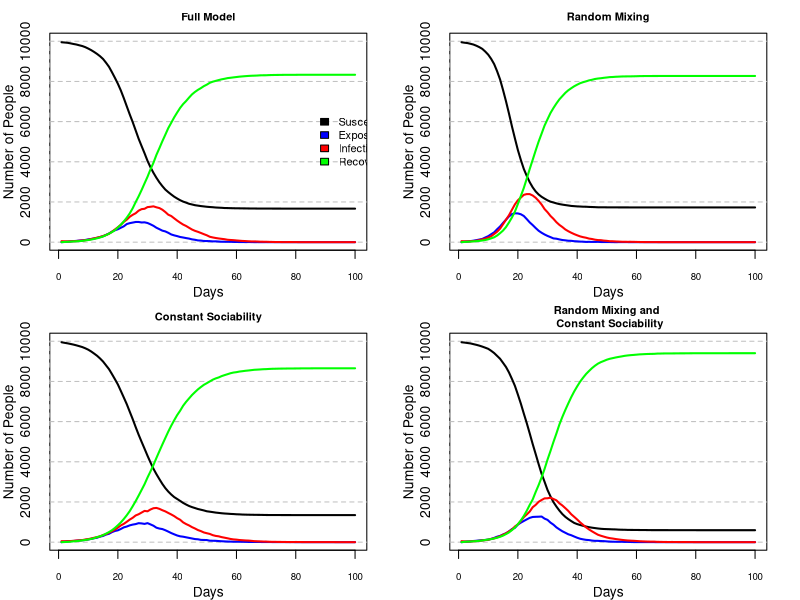

Generate this figure with R:
### Naoise Daly s2848034, Todd House s2809867, Cordelia Bryant s2798199 ###

# Todd worked primarily on get.link and nseir, improving logic
# Naoise built much of the main code structure
# Cordelia built the core plotting functionality
# We all collectively debugged, reviewed each others sections, and made improvements

#https://github.com/Cordelia-Ann/stats_programming_autumn2025/tree/Naoise-branch/Group_Project_2

prob_of_link <- function(i, j, b, n_c ){
  ## the probability of person i and person j meeting 
  # b   - the sociability parameters for the whole population
  # i,j - locations of person i and person j in b
  #       (j can be a vector of people)
  # n_c - mean number of contacts per person
  n = length(b)# population size
  top = n_c*b[i]*b[j]
  bottom =  (n-1)*(mean(b)^2)
  top/bottom
}

get_net <- function(beta, nc=15){
  # Randomly creates a regular contact network from the sociabilitiy parameters
  # of the population
  # beta - sociability values for the whole population
  # nc   - average number of contacts per person
  #
  # returns: a list, network, where network[i] are the regular contacts of person i
  
  n <- length(beta) #size of the population
  network <- vector("list",n)
  
  
  #person i only considers the indices greater than i
  #this avoids both i and j considering i<->j  which would double the chance of 
  # a link being created
  for (i in 1:(n-1)){
    #omit people that already considered creating a link with i
    potential_contacts = (i+1):n
    #omit members of the same household, taking h from the outside environment
    same_household = which(h == h[i])
    potential_contacts = potential_contacts[
      !(potential_contacts %in% same_household) ]
    #get the chance of contact between i and the potential contacts
    # using their sociabilities
    chance_of_contact = prob_of_link(i, potential_contacts, beta, nc)
    # with that probability i and j become regular contacts
    u <- runif(length(potential_contacts))
    contacts = potential_contacts[ u < chance_of_contact ]
    network[[i]] <- c( network[[i]], contacts  )
    # add person i into all of its contacts' contacts
    network[contacts] <- lapply(network[contacts], function(x) c(x, i) )
  }
  return( network )
}

nseir <- function(beta,h,alink,alpha=c(.1,.01,.01),delta=.2
                  ,gamma=.4,nc=15, nt = 100,pinf = .005){
  #Simulate the spread of an epidemic in a population under the SEIR model
  # beta  - sociability parameters for the whole population
  # h     - maps a person to their household
  # alink - a list containing the regular contacts for each individual
  # alpha - the chance of an infectious person infecting a suceptible
  #       -  household member, regular contact and person they randomly bump into,
  #          respectively
  # delta - chance person moves from Infectious to Recovered
  # gamma - chance person moves from Exposed to Infectious 
  # nc    - average number of regular contacts per person, used in random mixing
  # nt    - number of days to run the simulation for
  # pinf  - the proportion of the population that is Infectious initially
  #
  # Returns: a list with vectors S,E,I,R containing the containing the counts
  #         of people in each state each day, and a vector t storing the days
  
  n = length(beta) # population size
  S <- E <- I <- R <- rep(0, nt)
  # the state of each individual is recorded as 0/1/2/3 encoding S/E/I/R
  pop <- rep(0,n)
  # a random pinf proportion of the population start as infected,
  # the remainder are susceptible
  # if no-one starts out infected, this is a worthless simulation
  #so we hardcode at least one infection
  pop[sample(n, size = max(1, floor(n*pinf))) ] <- 2
  #record the first day
  S[1] <- sum(pop==0); I[1] <- sum(pop==2)
  # extract elements of alpha as explained above
  a_h <- alpha[1]; a_c <- alpha[2]; a_r <- alpha[3] 
  for (day in 2:nt){
    u <- runif(n) #coin 
    pop[ pop==2&u<delta ] <- 3 # I -> R
    pop[ pop==1&u<gamma ] <- 2 # E -> I
    
    currently_S <- which(pop==0); n_S <- length(currently_S)
    # each infectious person may infect the currently Susceptible
    for (infected in which(pop == 2)){
      u<- runif(n_S)
      #infects a susceptible person through random mixing
      # chance of infection is chance of meeting randomly times a_r
      pop[currently_S][ u<a_r*prob_of_link(infected, currently_S, beta, nc) ] <- 1
      #infects a susceptible member of their household
      pop[currently_S][ h[currently_S]==h[infected] & u<a_h ] <- 1
      #infects a susceptible regular contact
      pop[currently_S][ currently_S %in% alink[[infected]] & u<a_c ] <- 1
    }
    #record today's counts
    S[day] <- sum(pop==0); E[day] <- sum(pop==1)
    I[day] <- sum(pop==2); R[day] <- sum(pop==3)
  }
  return(list(S=S,E=E,I=I,R=R, t=1:nt))
}

plot_pop_change <- function(sim, pop_size, title="", show_legend = T){
  # Plots the number of people in each state S,E,I,R
  # over the course of the simulation
  # sim         - output of nseir. a list with S,E,I,R,t each of length nt 
                  # storing the counts of people in each state foreach day in t
  # pop_size    - the total population size
  # title       - a title for the plot
  # show_legend - include a legend or not
  # ...         - all other arguments are passed to plot

  #initialise an empty plot
  plot(NA,NA, type = "n", #show nothing yet
       xlim = range(sim$t), #days on X axis
       ylim = c(0,n), #number of people on the Y axis
       main = title,
       cex.main = .8, #reduce title size to 80%
       cex.axis = .7, #reduce axis label size to 70%
       xlab = "Days", 
       ylab = "Number of People", yaxt = "n"
  )
  axis(2, tck = 1, lty = 2, col ="gray",gap.axis=1/4)
  # a colour for each state
  cols <-  c("black", "blue", "red", "green")
  states <- c("Susceptible", "Exposed", "Infectious", "Recovered")
  #draw a line of each state over time
  lines(sim$t, sim$S, lwd = 2, col = cols[1])
  lines(sim$t, sim$E, lwd = 2, col = cols[2])
  lines(sim$t, sim$I, lwd = 2, col = cols[3])
  lines(sim$t, sim$R, lwd = 2, col = cols[4])
  #add a legend
  legend(
    x = max(sim$t), y = n/2, # centre right
    xjust = .5, yjust = .5, # legend sits at the edge of the rhs
    legend = states, fill = cols,
    bty="n", #no box around the legend
    plot = show_legend, #plot or not
    cex = .8 #make the text smaller
  )
}


set.seed(2025)
n =10000; h_max = 5
h = rep(1:n, times = sample(1:h_max, n, replace =TRUE))[1:n]
beta <- runif(n)
system.time( network <- get_net(beta)  )

realistic_mixing_variable_beta <- nseir(beta, h, network)
random_mixing_variable_beta <- nseir(beta, h, network, alpha=c(0,0,.04))
beta_c <- rep(mean(beta), n)
realistic_mixing_common_beta <- nseir(beta_c, h, network)
random_mixing_common_beta <- nseir(beta_c, h, network, alpha=c(0,0,.04))

# save graphical state before altering it
old_par <- par(no.readonly = TRUE) 
par(mfrow=c(2,2),
  mar=c(3,3,2,2) # decrease the margins
  ,mgp=c(2,1,0) # bring axis labels closer to axes
)
plot_pop_change(realistic_mixing_variable_beta, n,
                "Full Model")
plot_pop_change(random_mixing_variable_beta, n, 
                "Random Mixing", F)
plot_pop_change(realistic_mixing_common_beta, n, 
                "Constant Sociability", F)
plot_pop_change(random_mixing_common_beta, n, 
                "Random Mixing and \n Constant Sociability", F)

par(old_par) # reset graphical state  


#The apparent effect of the household and network structure seems to be to smooth out
#the speed and intensity in which the disease propagates through the population.
#However, this could reasonably be attributed to the higher value for random mixing
#The relative size of people's households (at hmax=5) and networks (at nc=15)
#is a much smaller subset of the population that possible in random mixing.
#As a result, these social groups, despite higher infectiousness don't play as much
#of a role as the random mixing. Therefore when random mixing is made more infectious
#the disease is more aggressive, spikes higher and earlier than those that have
#these social networks considered and infectiousness broken up more across the three.




# If we run multiple simulation with the same parameters repeatedly we can 
# create confidence intervals on the counts per state each day.
# Simply get n simulations and go through each day and state, calculating upper 
# and lower quantiles for that state on that day from the n samples observed.
# the below function allows for that, and the function below it caters for 
# plotting such confidence intervals
get_confidence_band_nseir <- function(n_reps, n_days, ...){
  big_l <- list()
  big_l$R <-  matrix(NA, nrow=n_reps, ncol=n_days)
  big_l$S <- big_l$E <- big_l$I <- big_l$R
  
  for( i in 1:n_reps){
    simu <- nseir(...)
    big_l$S[i,] <- simu$S
    big_l$E[i,] <- simu$E
    big_l$I[i,] <- simu$I
    big_l$R[i,] <- simu$R
  }
  
  
  simu_lower <- lapply(
    big_l, 
    function(state) {
      apply(state, 2,
            function(day_reps) quantile(day_reps,probs=c(.05))
      )
    }
  )
  simu_lower$t <- 1:n_days
  
  simu_upper <- lapply(
    big_l, 
    function(state) {
      apply(state, 2,
            function(day_reps) quantile(day_reps,probs=c(.95))
      )
    }
  )
  simu_upper$t<- 1:n_days
  return( list(upper=simu_upper, lower = simu_lower) )
}

plot_pop_change_bands <- function(simu_upper, simu_lower, pop_size){
  
  days = simu_upper$t
  plot(NA,NA,
       xlim=range(days),
       ylim = c(0,pop_size),
       type = "n", xlab = "Day", ylab = "N",
       main = "Typical epidemic development"
       #must put in a title
  )
  colours <-  c("black", "red", "blue", "purple")
  #need to lower intensity/hue/strength of colours to see overlaps
  states <- c("S", "E", "I", "R")
  #doing them in different order as i want E and R on top
  for (state in states[c(4,1,3,2)] ){
    polygon(
      x = c(days, rev(days)),
      y = c(simu_lower[[state]], rev(simu_upper[[state]]) ),
      col = colours[state==states]
    )
  }
  legend(x=max(days), y = n/2,
         legend = c("Susceptible", "Exposed", "Infectious", "Recovered"),
         xjust = 1, yjust = .5,
         fill = colours,
         bty = "n"
  )
}
